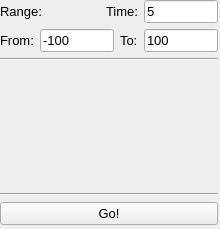
<?xml version="1.0" encoding="UTF-8"?>
<ui version="4.0">
 <class>SetupWindow</class>
 <widget class="QWidget" name="SetupWindow">
  <property name="geometry">
   <rect>
    <x>0</x>
    <y>0</y>
    <width>220</width>
    <height>229</height>
   </rect>
  </property>
  <property name="font">
   <font>
    <pointsize>10</pointsize>
   </font>
  </property>
  <property name="windowTitle">
   <string>math-teacher</string>
  </property>
  <widget class="QWidget" name="verticalLayoutWidget">
   <property name="geometry">
    <rect>
     <x>0</x>
     <y>0</y>
     <width>218</width>
     <height>225</height>
    </rect>
   </property>
   <layout class="QVBoxLayout" name="mainLayout">
    <property name="topMargin">
     <number>0</number>
    </property>
    <property name="bottomMargin">
     <number>0</number>
    </property>
    <item>
     <layout class="QHBoxLayout" name="horizontalLayout">
      <item>
       <widget class="QLabel" name="label">
        <property name="minimumSize">
         <size>
          <width>100</width>
          <height>0</height>
         </size>
        </property>
        <property name="text">
         <string>Range:</string>
        </property>
       </widget>
      </item>
      <item>
       <widget class="QLabel" name="timeLabel">
        <property name="text">
         <string>Time:</string>
        </property>
       </widget>
      </item>
      <item>
       <widget class="QLineEdit" name="timeEdit">
        <property name="text">
         <string>5</string>
        </property>
       </widget>
      </item>
     </layout>
    </item>
    <item>
     <layout class="QHBoxLayout" name="horizontalLayout_2">
      <item>
       <widget class="QLabel" name="fromLabel">
        <property name="text">
         <string>From:</string>
        </property>
       </widget>
      </item>
      <item>
       <widget class="QLineEdit" name="fromEdit">
        <property name="enabled">
         <bool>true</bool>
        </property>
        <property name="locale">
         <locale language="English" country="UnitedStates"/>
        </property>
        <property name="inputMethodHints">
         <set>Qt::ImhNone</set>
        </property>
        <property name="text">
         <string>-100</string>
        </property>
       </widget>
      </item>
      <item>
       <widget class="QLabel" name="toLabel">
        <property name="text">
         <string>To:</string>
        </property>
       </widget>
      </item>
      <item>
       <widget class="QLineEdit" name="toEdit">
        <property name="inputMethodHints">
         <set>Qt::ImhNone</set>
        </property>
        <property name="text">
         <string>100</string>
        </property>
       </widget>
      </item>
     </layout>
    </item>
    <item>
     <widget class="Line" name="line">
      <property name="orientation">
       <enum>Qt::Horizontal</enum>
      </property>
     </widget>
    </item>
    <item>
     <layout class="QVBoxLayout" name="operationLayout">
      <item>
       <spacer name="verticalSpacer">
        <property name="orientation">
         <enum>Qt::Vertical</enum>
        </property>
        <property name="sizeHint" stdset="0">
         <size>
          <width>20</width>
          <height>40</height>
         </size>
        </property>
       </spacer>
      </item>
     </layout>
    </item>
    <item>
     <widget class="Line" name="line_2">
      <property name="orientation">
       <enum>Qt::Horizontal</enum>
      </property>
     </widget>
    </item>
    <item>
     <widget class="QPushButton" name="goButton">
      <property name="text">
       <string>Go!</string>
      </property>
     </widget>
    </item>
   </layout>
  </widget>
 </widget>
 <resources/>
 <connections>
  <connection>
   <sender>fromEdit</sender>
   <signal>returnPressed()</signal>
   <receiver>goButton</receiver>
   <slot>animateClick()</slot>
   <hints>
    <hint type="sourcelabel">
     <x>107</x>
     <y>46</y>
    </hint>
    <hint type="destinationlabel">
     <x>82</x>
     <y>212</y>
    </hint>
   </hints>
  </connection>
  <connection>
   <sender>toEdit</sender>
   <signal>returnPressed()</signal>
   <receiver>goButton</receiver>
   <slot>click()</slot>
   <hints>
    <hint type="sourcelabel">
     <x>176</x>
     <y>46</y>
    </hint>
    <hint type="destinationlabel">
     <x>163</x>
     <y>212</y>
    </hint>
   </hints>
  </connection>
  <connection>
   <sender>timeEdit</sender>
   <signal>returnPressed()</signal>
   <receiver>goButton</receiver>
   <slot>animateClick()</slot>
   <hints>
    <hint type="sourcelabel">
     <x>182</x>
     <y>21</y>
    </hint>
    <hint type="destinationlabel">
     <x>187</x>
     <y>219</y>
    </hint>
   </hints>
  </connection>
 </connections>
</ui>
